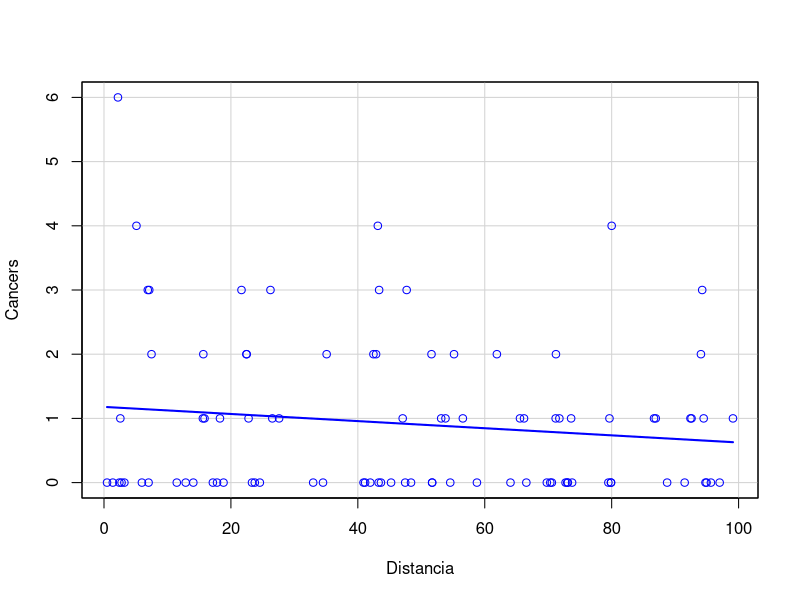
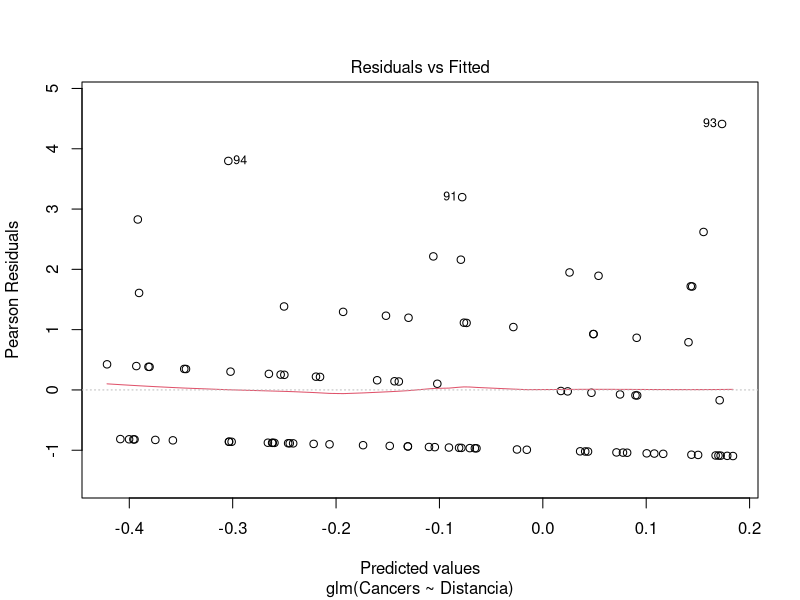
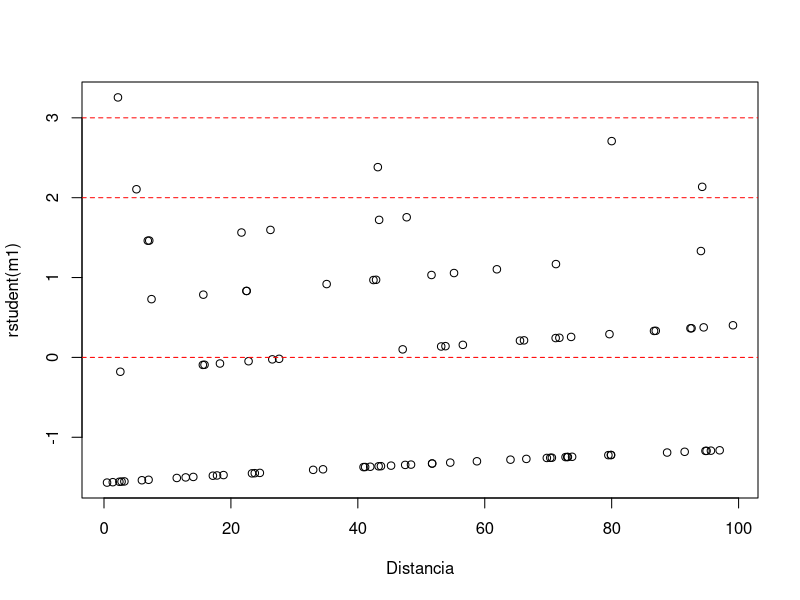
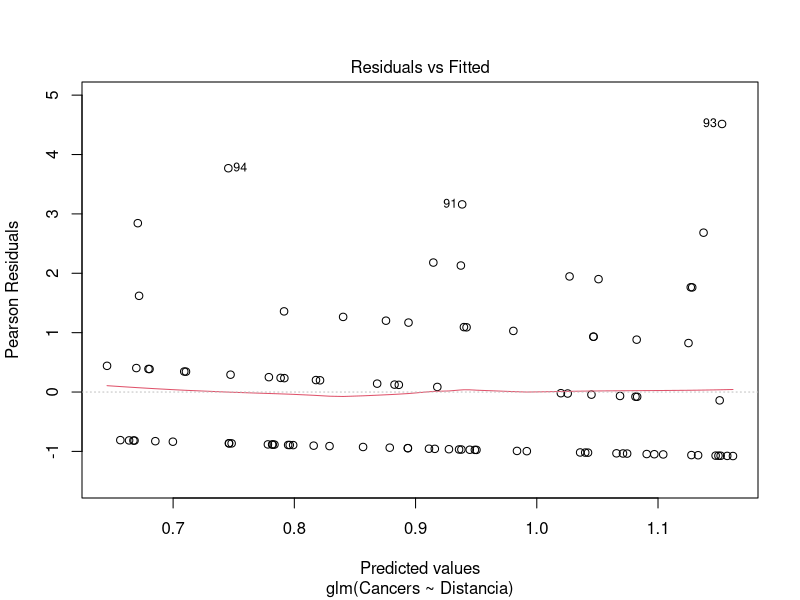
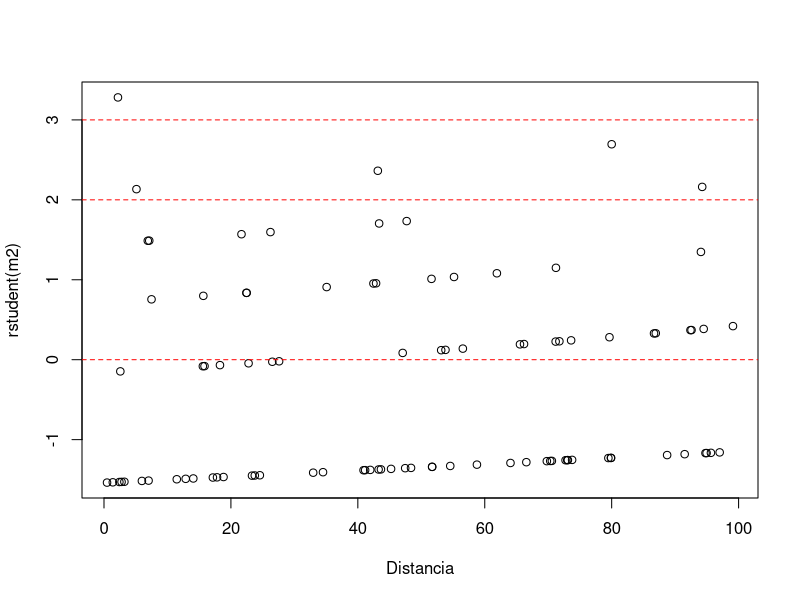
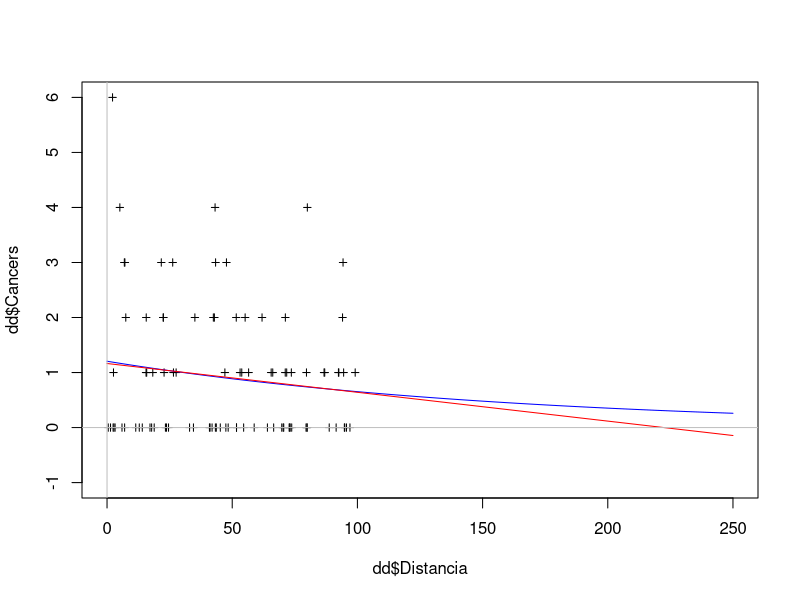

These figures' R source, in order:
## ---- chunk 1
knitr::opts_chunk$set(echo = TRUE)
## ---- chunk 2
#setwd("...")
dd<-read.csv2("../data/clusters.csv")
library(car)
## ---- chunk 3
sp(Cancers~Distancia,smooth=F,boxplot=F,dat=dd)
## ---- chunk 4
m1<-glm(Cancers~Distancia,family=poisson,data=dd)
#m1<-glm(Cancers~Distancia,family=poisson(link=log),data=dd)
summary(m1)
## ---- chunk 5
Anova(m1)

c("Est.contrast"=(m1$null.deviance-m1$deviance)/1)
## ---- chunk 6
c("Pearson"=PS<-sum(residuals(m1,type="pearson")^2))
c("Par.disp"=PS/m1$df.res)
# P value
c("p.valor"=2*min(pchisq(PS,m1$df.res),1-pchisq(PS,m1$df.res)))
# IC
c("IC.inf"=qchisq(0.025,m1$df.res),"IC.sup"=qchisq(0.975,m1$df.res))/m1$df.res

plot(m1,1)


plot(rstudent(m1)~Distancia,dd)
abline(h=c(-3,-2,0,2,3),lty=2,col="red")
## ---- chunk 7
m2<-glm(Cancers~Distancia,family=poisson(link=identity),data=dd)
summary(m2)
## ---- chunk 8
c("Pearson"=PS<-sum(residuals(m2,type="pearson")^2))
c("Par.disp"=PS/m2$df.res)
# P value
c("p.valor"=2*min(pchisq(PS,m2$df.res),1-pchisq(PS,m2$df.res)))
# IC
c("IC.inf"=qchisq(0.025,m2$df.res),"IC.sup"=qchisq(0.975,m2$df.res))/m1$df.res

plot(m2,1)

plot(rstudent(m2)~Distancia,dd)
abline(h=c(-3,-2,0,2,3),lty=2,col="red")
## ---- chunk 9
plot(dd$Distancia,dd$Cancers,xlim=c(0,250),ylim=c(-1,6),pch=3,cex=.7)
lines(0:250,exp(coef(m1)[1]+coef(m1)[2]*(0:250)),col="blue")
lines(0:250,(coef(m2)[1]+coef(m2)[2]*(0:250)),col="red")
abline(h=0,col="grey")
abline(v=0,col="grey")
## ---- chunk 10
mq<-glm(Cancers~Distancia,family=quasipoisson(link=log),data=dd)
summary(mq)
